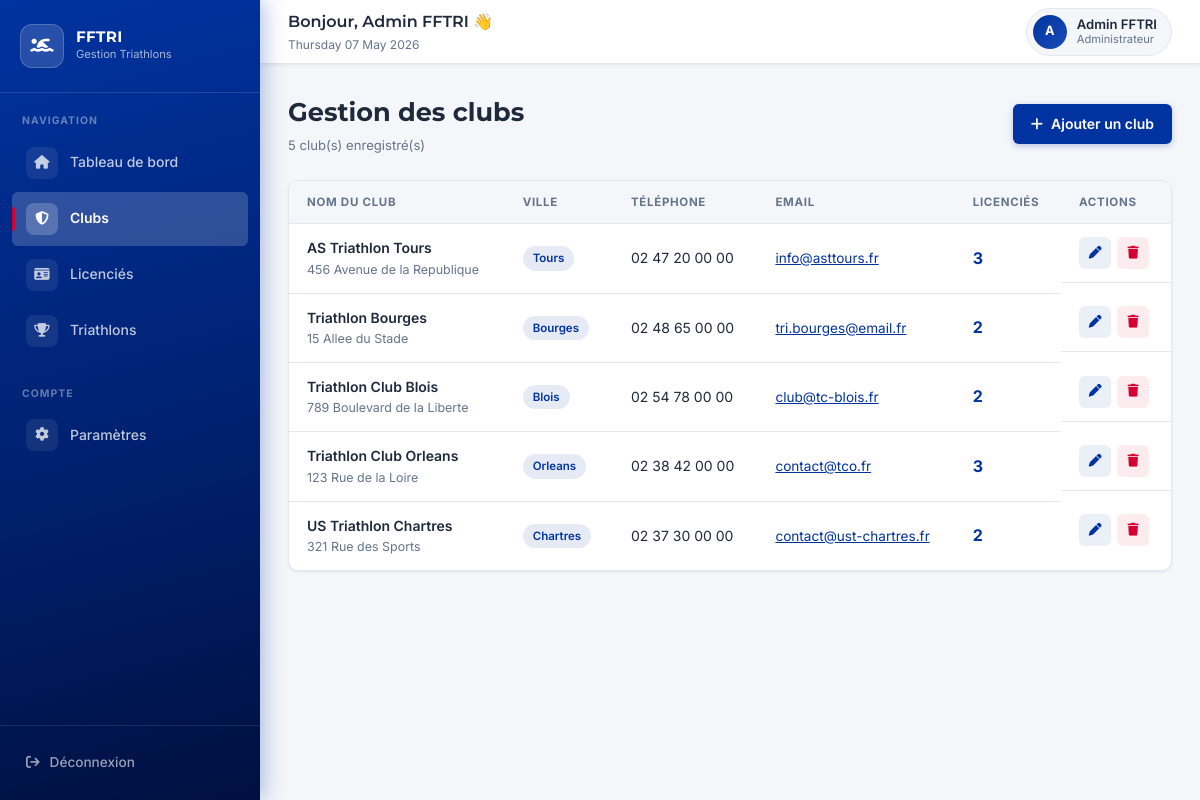
/index.php?module=clubs (signed in), run on the app's committed database.
### tables this page shows
CREATE TABLE clubs (
    id         INT          NOT NULL AUTO_INCREMENT,
    name       VARCHAR(100) NOT NULL,
    address    VARCHAR(255)     NULL,
    city       VARCHAR(100) NOT NULL,
    phone      VARCHAR(20)      NULL,
    email      VARCHAR(100)     NULL,
    created_at TIMESTAMP    NOT NULL DEFAULT CURRENT_TIMESTAMP,
    updated_at TIMESTAMP    NOT NULL DEFAULT CURRENT_TIMESTAMP ON UPDATE CURRENT_TIMESTAMP,

    PRIMARY KEY (id),
    UNIQUE KEY uk_clubs_name (name)

);

### app/core/Database.php (called while the page is built, shortened)
<?php
class Database {
    private static $instance = null;
    private function __construct() {
        $host = defined('DB_HOST') ? DB_HOST : '127.0.0.1';
        $db   = defined('DB_NAME') ? DB_NAME : 'triathlon';
        $user = defined('DB_USER') ? DB_USER : 'root';
        $pass = defined('DB_PASS') ? DB_PASS : '';
        $charset = 'utf8mb4';
        $dsn = "mysql:host=$host;dbname=$db;charset=$charset";
        $options = [
            PDO::ATTR_ERRMODE            => PDO::ERRMODE_EXCEPTION,
            PDO::ATTR_DEFAULT_FETCH_MODE => PDO::FETCH_ASSOC,
            PDO::ATTR_EMULATE_PREPARES   => false,
        ];
        try {
            $this->pdo = new PDO($dsn, $user, $pass, $options);
        } catch (PDOException $e) {
            try {
                $tmp = new PDO("mysql:host=$host;charset=$charset", $user, $pass, $options);
                $tmp->exec("CREATE DATABASE IF NOT EXISTS `$db` CHARACTER SET utf8mb4 COLLATE utf8mb4_unicode_ci");
                $this->pdo = new PDO($dsn, $user, $pass, $options);
            } catch (PDOException $e2) {
                die("DB connection failed: " . $e2->getMessage());
            }
        }
    }
    public static function getConnection() {
        if (self::$instance === null) {
            self::$instance = new Database();
        }
        return self::$instance->pdo;
    }
}

### app/controllers/ClubController.php (called while the page is built, shortened)
<?php
require_once __DIR__ . '/../models/Club.php';
class ClubController {
    private $clubModel;
    public function __construct() {
        $this->clubModel = new Club();
    }
    public function index() {
        $user = $_SESSION['user'] ?? null;
        $role = $user['role'] ?? null;
        if ($role === 'admin') {
            $clubs = $this->clubModel->getAll();
        }
        foreach ($clubs as &$club) {
            $club['licencies_count'] = $this->clubModel->getLicenciesCount($club['id']);
        }
        return ['clubs' => $clubs];
    }
}
?>

### app/models/Club.php (called while the page is built, shortened)
<?php
require_once __DIR__ . '/../core/Database.php';
class Club {
    private $db;
    public function __construct() {
        $this->db = Database::getConnection();
    }
    public function getAll() {
        $stmt = $this->db->query("SELECT id, name, address, city, phone, email FROM clubs ORDER BY name");
        return $stmt ? $stmt->fetchAll(PDO::FETCH_ASSOC) : [];
    }
    public function getLicenciesCount($clubId) {
        $stmt = $this->db->prepare("SELECT COUNT(*) as count FROM licencies WHERE club_id = ?");
        $stmt->execute([$clubId]);
        $r = $stmt->fetch(PDO::FETCH_ASSOC);
        return (int)($r['count'] ?? 0);
    }
}

### app/views/clubs/index.php (the view, shortened to what this page needs)
<div class="page-title">
    <div>
        <h1>Gestion des clubs</h1>
        <div class="page-title-sub"><?= count($data['clubs'] ?? []) ?> club(s) enregistré(s)</div>
    </div>
    <?php if ($_SESSION['user']['role'] === 'admin'): ?>
    <a href="index.php?module=clubs&action=create" class="btn">
        <i class="fas fa-plus"></i> Ajouter un club
    </a>
    <?php endif; ?>
</div>
<div class="table-container">
    <table>
        <thead>
            <tr>
                <th>Nom du club</th>
                <th>Ville</th>
                <th>Téléphone</th>
                <th>Email</th>
                <th>Licenciés</th>
                <th>Actions</th>
            </tr>
        </thead>
        <tbody>
            <?php if (!empty($data['clubs'])): ?>
                <?php foreach ($data['clubs'] as $club): ?>
                <tr>
                    <td>
                        <div style="font-weight: 600; color: var(--text-color);"><?= htmlspecialchars($club['name']) ?></div>
                        <?php if (!empty($club['address'])): ?>
                        <div style="font-size: 0.78rem; color: var(--text-muted);"><?= htmlspecialchars($club['address']) ?></div>
                        <?php endif; ?>
                    </td>
                    <td><span class="badge badge-blue"><?= htmlspecialchars($club['city'] ?? '—') ?></span></td>
                    <td><?= htmlspecialchars($club['phone'] ?? '—') ?></td>
                    <td>
                        <?php if (!empty($club['email'])): ?>
                        <a href="mailto:<?= htmlspecialchars($club['email']) ?>" style="color: var(--fftri-blue); font-size: 0.85rem;">
                            <?= htmlspecialchars($club['email']) ?>
                        </a>
                        <?php else: ?>
                        <span style="color: var(--text-muted);">—</span>
                        <?php endif; ?>
                    </td>
                    <td>
                        <span style="font-weight: 700; font-size: 1rem; color: var(--fftri-blue);">
                            <?= $club['licencies_count'] ?? 0 ?>
                        </span>
                    </td>
                    <td class="actions">
                        <?php if ($_SESSION['user']['role'] === 'admin' ||
                                  ($_SESSION['user']['role'] === 'club_manager' && ($_SESSION['user']['id_club'] ?? null) == $club['id'])): ?>
                        <a href="index.php?module=clubs&action=edit&id=<?= $club['id'] ?>"
                           class="action-btn edit" title="Modifier">
                            <i class="fas fa-pen"></i>
                        </a>
                        <?php endif; ?>
                        <?php if ($_SESSION['user']['role'] === 'admin'): ?>
                        <a href="index.php?module=clubs&action=delete&id=<?= $club['id'] ?>"
                           class="action-btn delete" title="Supprimer"
                           onclick="return confirm('Supprimer le club « <?= htmlspecialchars(addslashes($club['name'])) ?> » ?')">
                            <i class="fas fa-trash"></i>
                        </a>
                        <?php endif; ?>
                    </td>
                </tr>
                <?php endforeach; ?>
            <?php endif; ?>
        </tbody>
    </table>
</div>

### index.php (shortened to what this page needs)
<?php
spl_autoload_register(function ($className) {
    $paths = [
        'app/controllers/',
        'app/models/',
        'app/core/'
    ];
    foreach ($paths as $path) {
        $file = ROOT_PATH . DIRECTORY_SEPARATOR . $path . $className . '.php';
        if (file_exists($file)) {
            return;
        }
    }
});
$action = $_GET['action'] ?? 'index';
$module = $_GET['module'] ?? 'dashboard';
$id = $_GET['id'] ?? null;
function _normalize_key($str) {
	$s = strtolower((string)$str);
	$s = @iconv('UTF-8', 'ASCII//TRANSLIT', $s) ?: $s;
	$s = preg_replace('/[^a-z0-9]/', '', $s);
	return $s;
}
$moduleMap = [
	'licencie'=>'licencies','licencies'=>'licencies','licenci'=>'licencies',
	'licencies'=>'licencies','licenciee'=>'licencies','licenciees'=>'licencies',
	'triathlon'=>'triathlons','triathlons'=>'triathlons',
	'club'=>'clubs','clubs'=>'clubs','dashboard'=>'dashboard',
    'settings'=>'settings'
];
$normModule = _normalize_key($module);
if (isset($moduleMap[$normModule])) {
	$module = $moduleMap[$normModule];
}
if ($action === 'login' || $action === 'authenticate') {
    $authController = new AuthController();
    $authController->login();
} elseif ($action === 'logout') {
    $authController = new AuthController();
    $authController->logout();
} else {
    try {
        switch ($module) {
            case 'clubs':
                $controller = new ClubController();
                if ($action === 'show' && $id) {
                    $data = $controller->show($id);
                } elseif ($action === 'create') {
                    $data = $controller->create();
                } elseif ($action === 'edit' && $id) {
                    $data = $controller->edit($id);
                } elseif ($action === 'delete' && $id) {
                    $controller->delete($id);
                    exit;
                } else {
                    $data = $controller->index();
                }
                break;
        }
        $candidateViews = [];
        $candidateViews[] = "app/views/$module/index.php";
        $candidateViews[] = "app/views/" . rtrim($module, 's') . "/index.php";
        $candidateViews[] = "app/views/" . ($module . 's') . "/index.php";
        foreach ($candidateViews as $viewFile) {
            if (file_exists($viewFile)) {
                include 'app/views/layouts/main.php';
                break;
            }
        }
    } catch (Exception $e) {
        echo "Erreur : " . $e->getMessage();
    }
}

### app/views/layouts/main.php (style rules this page uses)
:root { --fftri-blue: #0033A0; --fftri-blue-dark: #00257a; --fftri-blue-light: #1a4db5; --fftri-red: #D50032; --fftri-red-dark: #b3002b; --white: #FFFFFF; --light-gray: #F4F6FA; --medium-gray: #E2E8F0; --dark-gray: #64748B; --text-color: #1E293B; --text-muted: #64748B; --success: #10B981; --warning: #F59E0B; --info: #3B82F6; --sidebar-width: 260px; --header-height: 64px; --shadow-sm: 0 1px 3px rgba(0,0,0,0.08); --shadow-md: 0 4px 12px rgba(0,0,0,0.1); --shadow-lg: 0 8px 24px rgba(0,0,0,0.12); --radius-sm: 6px; --radius-md: 10px; --radius-lg: 16px; --transition: all 0.2s ease; }
* { margin: 0; padding: 0; box-sizing: border-box; }
body { font-family: 'Inter', sans-serif; color: var(--text-color); background-color: var(--light-gray); line-height: 1.6; }
h1, h2, h3, h4, h5, h6 { font-family: 'Montserrat', sans-serif; font-weight: 700; }
.page-title { display: flex; justify-content: space-between; align-items: center; margin-bottom: 24px; }
.page-title h1 { font-size: 1.6rem; color: var(--text-color); font-weight: 700; }
.page-title-sub { font-size: 0.82rem; color: var(--text-muted); font-family: 'Inter', sans-serif; font-weight: 400; margin-top: 2px; }
.btn { display: inline-flex; align-items: center; gap: 8px; padding: 9px 18px; background: var(--fftri-blue); color: var(--white); border: none; border-radius: var(--radius-sm); cursor: pointer; font-size: 0.875rem; font-weight: 600; font-family: 'Inter', sans-serif; text-decoration: none; transition: var(--transition); white-space: nowrap; box-shadow: 0 2px 6px rgba(0,51,160,0.25); }
.table-container { background: var(--white); border-radius: var(--radius-md); box-shadow: var(--shadow-sm); border: 1px solid var(--medium-gray); overflow: hidden; }
table { width: 100%; border-collapse: collapse; }
thead th { background: var(--light-gray); color: var(--text-muted); font-size: 0.72rem; font-weight: 700; text-transform: uppercase; letter-spacing: 0.06em; padding: 12px 18px; text-align: left; border-bottom: 1px solid var(--medium-gray); font-family: 'Inter', sans-serif; }
tbody td { padding: 13px 18px; font-size: 0.875rem; border-bottom: 1px solid var(--medium-gray); color: var(--text-color); vertical-align: middle; }
tbody tr:last-child td { border-bottom: none; }
.actions { display: flex; gap: 6px; }
.action-btn { width: 32px; height: 32px; display: inline-flex; align-items: center; justify-content: center; border-radius: var(--radius-sm); text-decoration: none; font-size: 0.8rem; transition: var(--transition); border: none; background: none; cursor: pointer; }
.action-btn.edit { background: rgba(0,51,160,0.08); color: var(--fftri-blue); }
.action-btn.delete { background: rgba(213,0,50,0.08); color: var(--fftri-red); }
.badge { display: inline-flex; align-items: center; padding: 3px 10px; border-radius: 50px; font-size: 0.72rem; font-weight: 600; font-family: 'Inter', sans-serif; }
.badge-blue { background: rgba(0,51,160,0.1); color: var(--fftri-blue); }

### data on the page
clubs: name "AS Triathlon Tours", address "456 Avenue de la Republique", city "Tours", phone "02 47 20 00 00", email "info@asttours.fr", licencies_count "3"
clubs: name "Triathlon Bourges", address "15 Allee du Stade", city "Bourges", phone "02 48 65 00 00", email "tri.bourges@email.fr", licencies_count "2"
clubs: name "Triathlon Club Blois", address "789 Boulevard de la Liberte", city "Blois", phone "02 54 78 00 00", email "club@tc-blois.fr", licencies_count "2"
clubs: name "Triathlon Club Orleans", address "123 Rue de la Loire", city "Orleans", phone "02 38 42 00 00", email "contact@tco.fr", licencies_count "3"
clubs: name "US Triathlon Chartres", address "321 Rue des Sports", city "Chartres", phone "02 37 30 00 00", email "contact@ust-chartres.fr", licencies_count "2"
